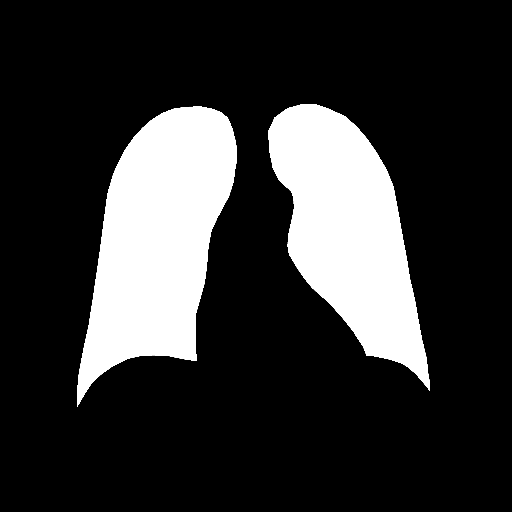
#> input picture LungSegmentation/Marcacao/MCUCXR_0092_0.png, 512 x 512 px; its folder holds only this picture in this run
$ python lung.py   (older library calls are emulated)
#> lines starting #> are read from the running program, lines starting #| are printed output that depends on the picture; after the words box and inside, x2 and y2 are one past the last pixel; in counts of white or black regions, pixels touching at a corner belong together; long printed decimals are rounded
# -*- coding: utf-8 -*-
"""
Spyder Editor

@author: paulomendes
"""

import numpy as np
import matplotlib.pyplot as plt
import cv2, os

def dice(im1, im2, empty_score=1.0):

    im1 = np.asarray(im1).astype(np.bool)
    im2 = np.asarray(im2).astype(np.bool)
    if im1.shape != im2.shape:
        raise ValueError("Shape mismatch: im1 and im2 must have the same shape.")

    im_sum = im1.sum() + im2.sum()
    if im_sum == 0:
        return empty_score

    # Compute dice_val coefficient
    intersection = np.logical_and(im1, im2)

    return 2. * intersection.sum() / im_sum

def improveSegmentation(img):
    kernel = cv2.getStructuringElement(cv2.MORPH_ELLIPSE,(5,5))

    imgEroded = cv2.erode(img,kernel,iterations = 4)

    kernel = cv2.getStructuringElement(cv2.MORPH_RECT,(5,5))

    imgClosed = cv2.morphologyEx(imgEroded, cv2.MORPH_CLOSE, kernel, iterations = 7)

    nImg = imgClosed
    return nImg

####################MAIN############################
marcDir = 'Marcacao'
segDir = 'Segmentacao'
improvedSegDir = 'ImprovedSeg'

if not os.path.exists(improvedSegDir):
    os.makedirs(improvedSegDir)

files = os.listdir('Marcacao')

qtd = 0
diceOrig = 0
newDice = 0
for file in files:
    imgMarc = cv2.imread(marcDir+'/'+file)
#> imgMarc is the input picture: shape (512, 512, 3); min 0, max 255, mean 51.2
    imgSeg = cv2.imread(segDir+'/'+file)
    imgImprovedSeg = improveSegmentation(imgSeg)
#> in improveSegmentation, `imgEroded = cv2.erode(img,kernel,iterations = 4)`:
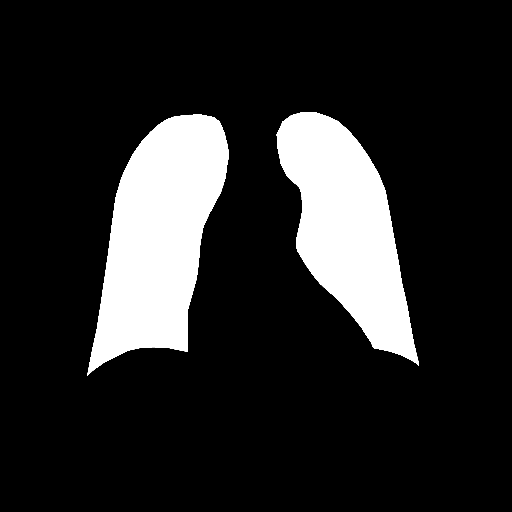
#> imgEroded: shape (512, 512, 3); min 0, max 255, mean 39.6

    diceOrig += dice(imgMarc, imgSeg)
#> in dice, `im1 = np.asarray(im1).astype(np.bool)`: im1: shape (512, 512, 3) bool; 20.1% white; 2 white regions, box (x1, y1, x2, y2) and area: (77, 106, 237, 407) 28084, (268, 104, 430, 391) 24678
#> in dice, `im_sum = im1.sum() + im2.sum()`: im_sum = 316572
#> diceOrig = 1
    newDice += dice(imgMarc, imgImprovedSeg)
#> in dice (call 2), `im2 = np.asarray(im2).astype(np.bool)`: im2: shape (512, 512, 3) bool; 15.6% white; 2 white regions, box (x1, y1, x2, y2) and area: (87, 114, 229, 376) 21950, (276, 112, 419, 366) 18941
#> newDice = 0.873

    cv2.imwrite((improvedSegDir+'/'+file), imgImprovedSeg)
    qtd += 1

diceOrig = diceOrig/qtd
newDice = newDice/qtd

print('Dice Original: '+str(diceOrig))
#| Dice Original: 1.0
print('Novo Dice: '+str(newDice))
#| Novo Dice: 0.8732

$ run again, on LungSegmentation/Marcacao/MCUCXR_0097_0.png
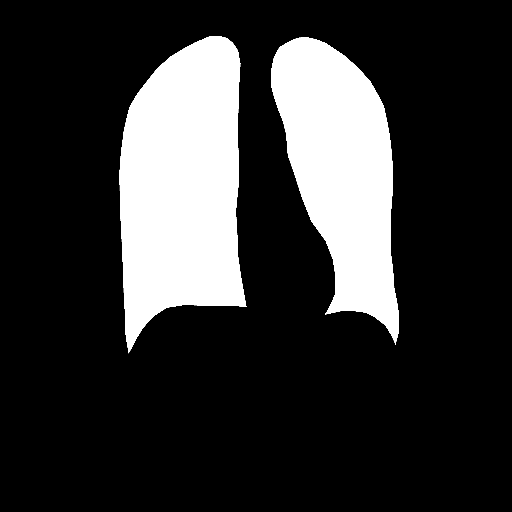
#> input picture LungSegmentation/Marcacao/MCUCXR_0097_0.png, 512 x 512 px
#> imgMarc is the input picture: shape (512, 512, 3); min 0, max 255, mean 51.6
#> in improveSegmentation, `imgEroded = cv2.erode(img,kernel,iterations = 4)`:
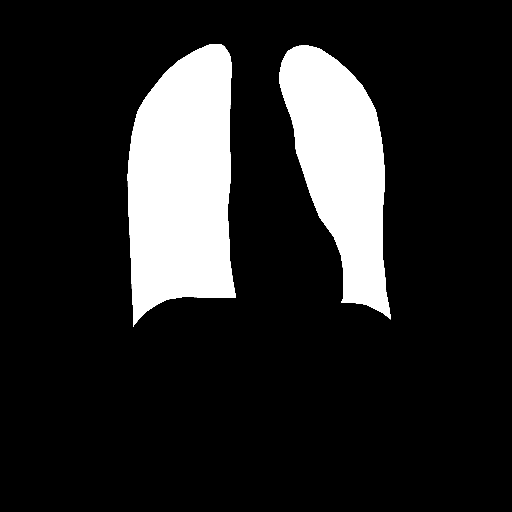
#> imgEroded: shape (512, 512, 3); min 0, max 255, mean 39.9
#> im1: shape (512, 512, 3) bool; 20.3% white; 2 white regions, box (x1, y1, x2, y2) and area: (119, 36, 247, 354) 29838, (271, 37, 399, 345) 23315
#> im_sum = 318918
#> diceOrig = 1
#> im2: shape (512, 512, 3) bool; 15.7% white; 2 white regions, box (x1, y1, x2, y2) and area: (127, 44, 236, 327) 23710, (279, 45, 391, 320) 17442
#> newDice = 0.873
#| Dice Original: 1.0
#| Novo Dice: 0.8727

$ run again, on LungSegmentation/Marcacao/MCUCXR_0099_0.png
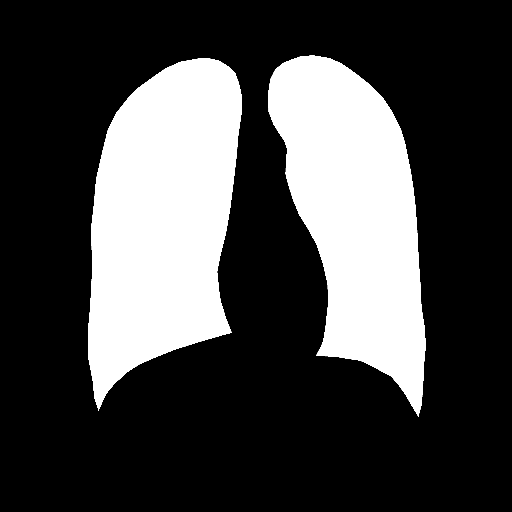
#> input picture LungSegmentation/Marcacao/MCUCXR_0099_0.png, 512 x 512 px
#> imgMarc is the input picture: shape (512, 512, 3); min 0, max 255, mean 70.2
#> in improveSegmentation, `imgEroded = cv2.erode(img,kernel,iterations = 4)`:
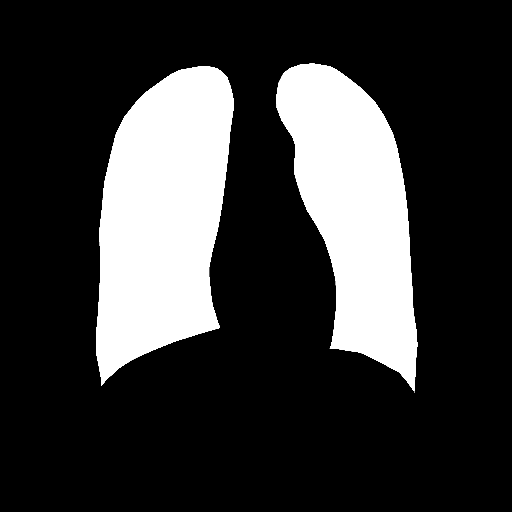
#> imgEroded: shape (512, 512, 3); min 0, max 255, mean 56.6
#> im1: shape (512, 512, 3) bool; 27.6% white; 2 white regions, box (x1, y1, x2, y2) and area: (88, 58, 242, 411) 38355, (268, 55, 426, 417) 33877
#> im_sum = 433392
#> diceOrig = 1
#> in dice (call 2), `im2 = np.asarray(im2).astype(np.bool)`:
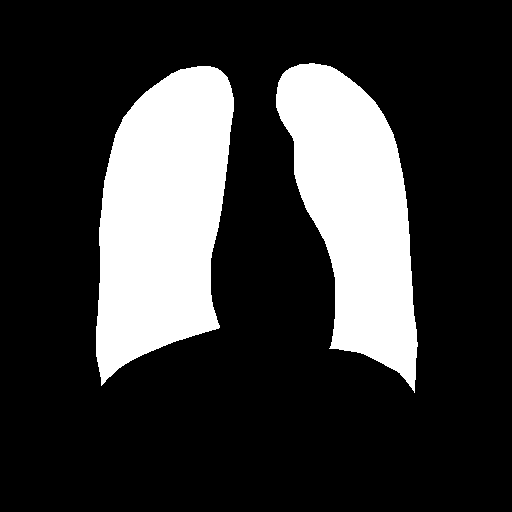
#> im2: shape (512, 512, 3) bool; 22.3% white; 2 white regions, box (x1, y1, x2, y2) and area: (96, 66, 234, 386) 31499, (276, 63, 418, 393) 26854
#> im_sum = 391755
#> newDice = 0.894
#| Dice Original: 1.0
#| Novo Dice: 0.8937
